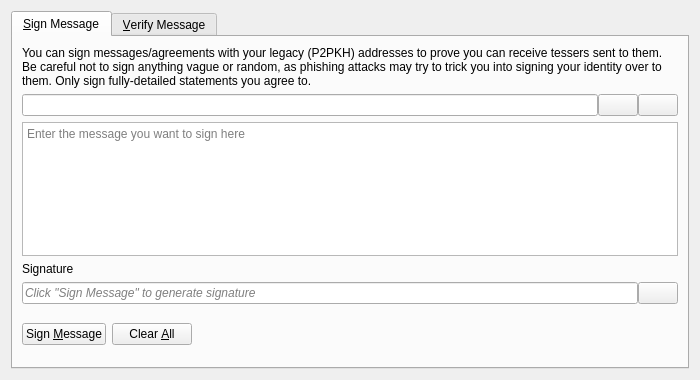
<?xml version="1.0" encoding="UTF-8"?>
<ui version="4.0">
 <class>SignVerifyMessageDialog</class>
 <widget class="QDialog" name="SignVerifyMessageDialog">
  <property name="geometry">
   <rect>
    <x>0</x>
    <y>0</y>
    <width>700</width>
    <height>380</height>
   </rect>
  </property>
  <property name="windowTitle">
   <string>Signatures - Sign / Verify a Message</string>
  </property>
  <property name="modal">
   <bool>true</bool>
  </property>
  <layout class="QVBoxLayout" name="verticalLayout">
   <item>
    <widget class="QTabWidget" name="tabWidget">
     <property name="currentIndex">
      <number>0</number>
     </property>
     <widget class="QWidget" name="tabSignMessage">
      <attribute name="title">
       <string>&amp;Sign Message</string>
      </attribute>
      <layout class="QVBoxLayout" name="verticalLayout_SM">
       <item>
        <widget class="QLabel" name="infoLabel_SM">
         <property name="text">
          <string>You can sign messages/agreements with your legacy (P2PKH) addresses to prove you can receive tessers sent to them. Be careful not to sign anything vague or random, as phishing attacks may try to trick you into signing your identity over to them. Only sign fully-detailed statements you agree to.</string>
         </property>
         <property name="textFormat">
          <enum>Qt::PlainText</enum>
         </property>
         <property name="wordWrap">
          <bool>true</bool>
         </property>
        </widget>
       </item>
       <item>
        <layout class="QHBoxLayout" name="horizontalLayout_1_SM">
         <property name="spacing">
          <number>0</number>
         </property>
         <item>
          <widget class="QValidatedLineEdit" name="addressIn_SM">
           <property name="toolTip">
            <string>The Tesser address to sign the message with</string>
           </property>
          </widget>
         </item>
         <item>
          <widget class="QPushButton" name="addressBookButton_SM">
           <property name="toolTip">
            <string>Choose previously used address</string>
           </property>
           <property name="text">
            <string/>
           </property>
           <property name="icon">
            <iconset resource="../bitcoin.qrc">
             <normaloff>:/icons/address-book</normaloff>:/icons/address-book</iconset>
           </property>
           <property name="shortcut">
            <string>Alt+A</string>
           </property>
           <property name="autoDefault">
            <bool>false</bool>
           </property>
          </widget>
         </item>
         <item>
          <widget class="QPushButton" name="pasteButton_SM">
           <property name="toolTip">
            <string>Paste address from clipboard</string>
           </property>
           <property name="text">
            <string/>
           </property>
           <property name="icon">
            <iconset resource="../bitcoin.qrc">
             <normaloff>:/icons/editpaste</normaloff>:/icons/editpaste</iconset>
           </property>
           <property name="shortcut">
            <string>Alt+P</string>
           </property>
           <property name="autoDefault">
            <bool>false</bool>
           </property>
          </widget>
         </item>
        </layout>
       </item>
       <item>
        <widget class="QPlainTextEdit" name="messageIn_SM">
         <property name="toolTip">
          <string>Enter the message you want to sign here</string>
         </property>
         <property name="placeholderText">
          <string>Enter the message you want to sign here</string>
         </property>
        </widget>
       </item>
       <item>
        <widget class="QLabel" name="signatureLabel_SM">
         <property name="text">
          <string>Signature</string>
         </property>
         <property name="textFormat">
          <enum>Qt::PlainText</enum>
         </property>
        </widget>
       </item>
       <item>
        <layout class="QHBoxLayout" name="horizontalLayout_2_SM">
         <property name="spacing">
          <number>0</number>
         </property>
         <item>
          <widget class="QLineEdit" name="signatureOut_SM">
           <property name="placeholderText">
            <string>Click "Sign Message" to generate signature</string>
           </property>
           <property name="font">
            <font>
             <italic>true</italic>
            </font>
           </property>
           <property name="readOnly">
            <bool>true</bool>
           </property>
          </widget>
         </item>
         <item>
          <widget class="QPushButton" name="copySignatureButton_SM">
           <property name="toolTip">
            <string>Copy the current signature to the clipboard</string>
           </property>
           <property name="text">
            <string/>
           </property>
           <property name="icon">
            <iconset resource="../bitcoin.qrc">
             <normaloff>:/icons/editcopy</normaloff>:/icons/editcopy</iconset>
           </property>
           <property name="autoDefault">
            <bool>false</bool>
           </property>
          </widget>
         </item>
        </layout>
       </item>
       <item>
        <layout class="QHBoxLayout" name="horizontalLayout_3_SM">
         <item>
          <widget class="QPushButton" name="signMessageButton_SM">
           <property name="toolTip">
            <string>Sign the message to prove you own this Tesser address</string>
           </property>
           <property name="text">
            <string>Sign &amp;Message</string>
           </property>
           <property name="icon">
            <iconset resource="../bitcoin.qrc">
             <normaloff>:/icons/edit</normaloff>:/icons/edit</iconset>
           </property>
           <property name="autoDefault">
            <bool>false</bool>
           </property>
          </widget>
         </item>
         <item>
          <widget class="QPushButton" name="clearButton_SM">
           <property name="toolTip">
            <string>Reset all sign message fields</string>
           </property>
           <property name="text">
            <string>Clear &amp;All</string>
           </property>
           <property name="icon">
            <iconset resource="../bitcoin.qrc">
             <normaloff>:/icons/remove</normaloff>:/icons/remove</iconset>
           </property>
           <property name="autoDefault">
            <bool>false</bool>
           </property>
          </widget>
         </item>
         <item>
          <spacer name="horizontalSpacer_1_SM">
           <property name="orientation">
            <enum>Qt::Horizontal</enum>
           </property>
           <property name="sizeHint" stdset="0">
            <size>
             <width>40</width>
             <height>48</height>
            </size>
           </property>
          </spacer>
         </item>
         <item>
          <widget class="QLabel" name="statusLabel_SM">
           <property name="font">
            <font>
             <weight>75</weight>
             <bold>true</bold>
            </font>
           </property>
           <property name="text">
            <string/>
           </property>
           <property name="wordWrap">
            <bool>true</bool>
           </property>
          </widget>
         </item>
         <item>
          <spacer name="horizontalSpacer_2_SM">
           <property name="orientation">
            <enum>Qt::Horizontal</enum>
           </property>
           <property name="sizeHint" stdset="0">
            <size>
             <width>40</width>
             <height>48</height>
            </size>
           </property>
          </spacer>
         </item>
        </layout>
       </item>
      </layout>
     </widget>
     <widget class="QWidget" name="tabVerifyMessage">
      <attribute name="title">
       <string>&amp;Verify Message</string>
      </attribute>
      <layout class="QVBoxLayout" name="verticalLayout_VM">
       <item>
        <widget class="QLabel" name="infoLabel_VM">
         <property name="text">
          <string>Enter the receiver's address, message (ensure you copy line breaks, spaces, tabs, etc. exactly) and signature below to verify the message. Be careful not to read more into the signature than what is in the signed message itself, to avoid being tricked by a man-in-the-middle attack. Note that this only proves the signing party receives with the address, it cannot prove sendership of any transaction!</string>
         </property>
         <property name="textFormat">
          <enum>Qt::PlainText</enum>
         </property>
         <property name="alignment">
          <set>Qt::AlignLeading|Qt::AlignLeft|Qt::AlignTop</set>
         </property>
         <property name="wordWrap">
          <bool>true</bool>
         </property>
        </widget>
       </item>
       <item>
        <layout class="QHBoxLayout" name="horizontalLayout_1_VM">
         <property name="spacing">
          <number>0</number>
         </property>
         <item>
          <widget class="QValidatedLineEdit" name="addressIn_VM">
           <property name="toolTip">
            <string>The Tesser address the message was signed with</string>
           </property>
          </widget>
         </item>
         <item>
          <widget class="QPushButton" name="addressBookButton_VM">
           <property name="toolTip">
            <string>Choose previously used address</string>
           </property>
           <property name="text">
            <string/>
           </property>
           <property name="icon">
            <iconset resource="../bitcoin.qrc">
             <normaloff>:/icons/address-book</normaloff>:/icons/address-book</iconset>
           </property>
           <property name="shortcut">
            <string>Alt+A</string>
           </property>
           <property name="autoDefault">
            <bool>false</bool>
           </property>
          </widget>
         </item>
        </layout>
       </item>
       <item>
        <widget class="QPlainTextEdit" name="messageIn_VM">
          <property name="toolTip">
            <string>The signed message to verify</string>
          </property>
          <property name="placeholderText">
            <string>The signed message to verify</string>
          </property>
        </widget>
       </item>
       <item>
        <widget class="QValidatedLineEdit" name="signatureIn_VM">
          <property name="toolTip">
            <string>The signature given when the message was signed</string>
          </property>
          <property name="placeholderText">
            <string>The signature given when the message was signed</string>
          </property>
        </widget>
       </item>
       <item>
        <layout class="QHBoxLayout" name="horizontalLayout_2_VM">
         <item>
          <widget class="QPushButton" name="verifyMessageButton_VM">
           <property name="toolTip">
            <string>Verify the message to ensure it was signed with the specified Tesser address</string>
           </property>
           <property name="text">
            <string>Verify &amp;Message</string>
           </property>
           <property name="icon">
            <iconset resource="../bitcoin.qrc">
             <normaloff>:/icons/transaction_0</normaloff>:/icons/transaction_0</iconset>
           </property>
           <property name="autoDefault">
            <bool>false</bool>
           </property>
          </widget>
         </item>
         <item>
          <widget class="QPushButton" name="clearButton_VM">
           <property name="toolTip">
            <string>Reset all verify message fields</string>
           </property>
           <property name="text">
            <string>Clear &amp;All</string>
           </property>
           <property name="icon">
            <iconset resource="../bitcoin.qrc">
             <normaloff>:/icons/remove</normaloff>:/icons/remove</iconset>
           </property>
           <property name="autoDefault">
            <bool>false</bool>
           </property>
          </widget>
         </item>
         <item>
          <spacer name="horizontalSpacer_1_VM">
           <property name="orientation">
            <enum>Qt::Horizontal</enum>
           </property>
           <property name="sizeHint" stdset="0">
            <size>
             <width>40</width>
             <height>48</height>
            </size>
           </property>
          </spacer>
         </item>
         <item>
          <widget class="QLabel" name="statusLabel_VM">
           <property name="font">
            <font>
             <weight>75</weight>
             <bold>true</bold>
            </font>
           </property>
           <property name="text">
            <string/>
           </property>
           <property name="wordWrap">
            <bool>true</bool>
           </property>
          </widget>
         </item>
         <item>
          <spacer name="horizontalSpacer_2_VM">
           <property name="orientation">
            <enum>Qt::Horizontal</enum>
           </property>
           <property name="sizeHint" stdset="0">
            <size>
             <width>40</width>
             <height>48</height>
            </size>
           </property>
          </spacer>
         </item>
        </layout>
       </item>
      </layout>
     </widget>
    </widget>
   </item>
  </layout>
 </widget>
 <customwidgets>
  <customwidget>
   <class>QValidatedLineEdit</class>
   <extends>QLineEdit</extends>
   <header>qt/qvalidatedlineedit.h</header>
  </customwidget>
 </customwidgets>
 <resources>
  <include location="../bitcoin.qrc"/>
 </resources>
 <connections/>
</ui>
